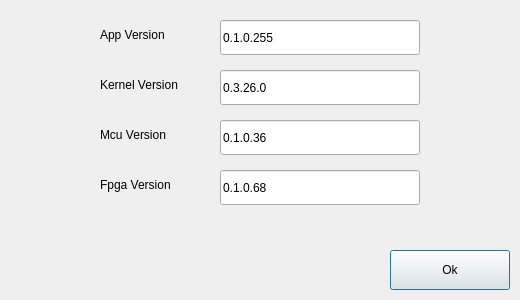
<?xml version="1.0" encoding="UTF-8"?>
<ui version="4.0">
 <class>VersionDialog</class>
 <widget class="QDialog" name="VersionDialog">
  <property name="geometry">
   <rect>
    <x>0</x>
    <y>0</y>
    <width>520</width>
    <height>300</height>
   </rect>
  </property>
  <property name="windowTitle">
   <string>VersionDialog</string>
  </property>
  <widget class="QPushButton" name="pbOk">
   <property name="geometry">
    <rect>
     <x>390</x>
     <y>250</y>
     <width>120</width>
     <height>40</height>
    </rect>
   </property>
   <property name="text">
    <string>Ok</string>
   </property>
  </widget>
  <widget class="QLabel" name="lbFpgaVersion">
   <property name="geometry">
    <rect>
     <x>100</x>
     <y>170</y>
     <width>100</width>
     <height>30</height>
    </rect>
   </property>
   <property name="text">
    <string>Fpga Version</string>
   </property>
  </widget>
  <widget class="QLabel" name="lbAppVersion">
   <property name="geometry">
    <rect>
     <x>100</x>
     <y>20</y>
     <width>100</width>
     <height>30</height>
    </rect>
   </property>
   <property name="text">
    <string>App Version</string>
   </property>
  </widget>
  <widget class="QLineEdit" name="leFpgaVersion">
   <property name="enabled">
    <bool>true</bool>
   </property>
   <property name="geometry">
    <rect>
     <x>220</x>
     <y>170</y>
     <width>200</width>
     <height>35</height>
    </rect>
   </property>
   <property name="text">
    <string>0.1.0.68</string>
   </property>
  </widget>
  <widget class="QLabel" name="lbMcuVersion">
   <property name="geometry">
    <rect>
     <x>100</x>
     <y>120</y>
     <width>100</width>
     <height>30</height>
    </rect>
   </property>
   <property name="text">
    <string>Mcu Version</string>
   </property>
  </widget>
  <widget class="QLabel" name="lbKernelVersion">
   <property name="geometry">
    <rect>
     <x>100</x>
     <y>70</y>
     <width>100</width>
     <height>30</height>
    </rect>
   </property>
   <property name="text">
    <string>Kernel Version</string>
   </property>
  </widget>
  <widget class="QLineEdit" name="leAppVersion">
   <property name="enabled">
    <bool>true</bool>
   </property>
   <property name="geometry">
    <rect>
     <x>220</x>
     <y>20</y>
     <width>200</width>
     <height>35</height>
    </rect>
   </property>
   <property name="text">
    <string>0.1.0.255</string>
   </property>
  </widget>
  <widget class="QLineEdit" name="leMcuVersion">
   <property name="enabled">
    <bool>true</bool>
   </property>
   <property name="geometry">
    <rect>
     <x>220</x>
     <y>120</y>
     <width>200</width>
     <height>35</height>
    </rect>
   </property>
   <property name="text">
    <string>0.1.0.36</string>
   </property>
  </widget>
  <widget class="QLineEdit" name="leKernelVersion">
   <property name="enabled">
    <bool>true</bool>
   </property>
   <property name="geometry">
    <rect>
     <x>220</x>
     <y>70</y>
     <width>200</width>
     <height>35</height>
    </rect>
   </property>
   <property name="text">
    <string>0.3.26.0</string>
   </property>
  </widget>
 </widget>
 <layoutdefault spacing="6" margin="11"/>
 <resources/>
 <connections/>
</ui>
